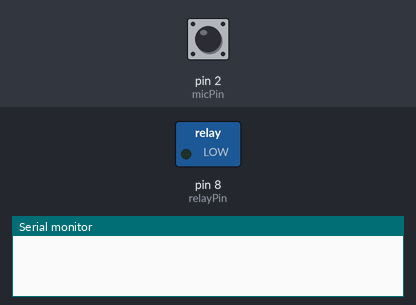
This sketch was run on a simulated Arduino Uno, built with avr-gcc and run on an emulated ATmega328P. Shown: switched loads named in the sketch (green lamp = pin HIGH), the last lines printed to the serial monitor. Dashed ring = blinking. The test bench sets the inputs (shaded band); at power-on: pin 2 (micPin) LOW.

Above: at 1.2 s.
1.3 s: pin 2 (micPin) driven HIGH
At 1.8 s:
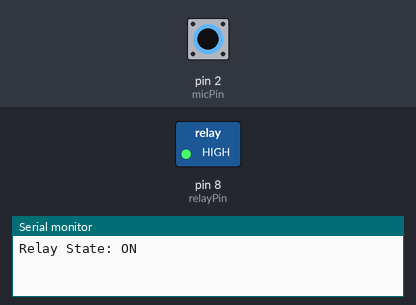
2.8 s: pin 2 (micPin) pulsed LOW 5 times (0.12 s each, 0.3 s apart)
At 3.37 s:
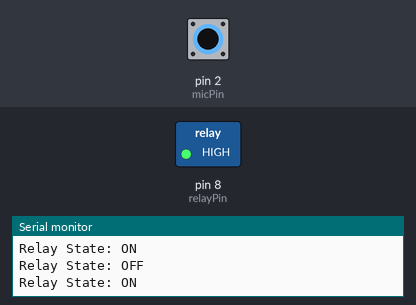
Timing chart, 0 to 5.8 s (numbered marks = the images above; inputs shaded):
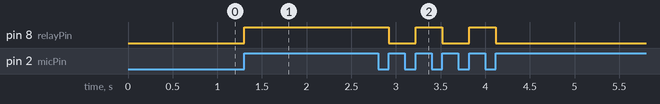

The sketch:

sound_switch.ino
```cpp
const int micPin = 2;       // Microphone sensor digital output pin
const int relayPin = 8;     // Relay control pin

bool relayState = false;    // false = OFF, true = ON
bool lastMicState = LOW;
unsigned long lastDebounceTime = 0;
const unsigned long debounceDelay = 200; // ms - debounce delay

void setup() {
  pinMode(micPin, INPUT);
  pinMode(relayPin, OUTPUT);
  digitalWrite(relayPin, LOW); // Initially OFF
  Serial.begin(9600);
}

void loop() {
  bool micState = digitalRead(micPin);

  if (micState == HIGH && lastMicState == LOW) {
    unsigned long currentTime = millis();
    if (currentTime - lastDebounceTime > debounceDelay) {
      // Toggle relay
      relayState = !relayState;
      digitalWrite(relayPin, relayState ? HIGH : LOW);
      Serial.print("Relay State: ");
      Serial.println(relayState ? "ON" : "OFF");
      lastDebounceTime = currentTime;
    }
  }

  lastMicState = micState;
}
```

Measured:
- after the input at 1.3 s, pin 8 (relayPin): LOW → HIGH at once
- after the input at 2.8 s, pin 8 (relayPin): alternates HIGH for 0.30 s and LOW for 0.30 s, 5 changes in all, then stays LOW, starting after 0.12 s
